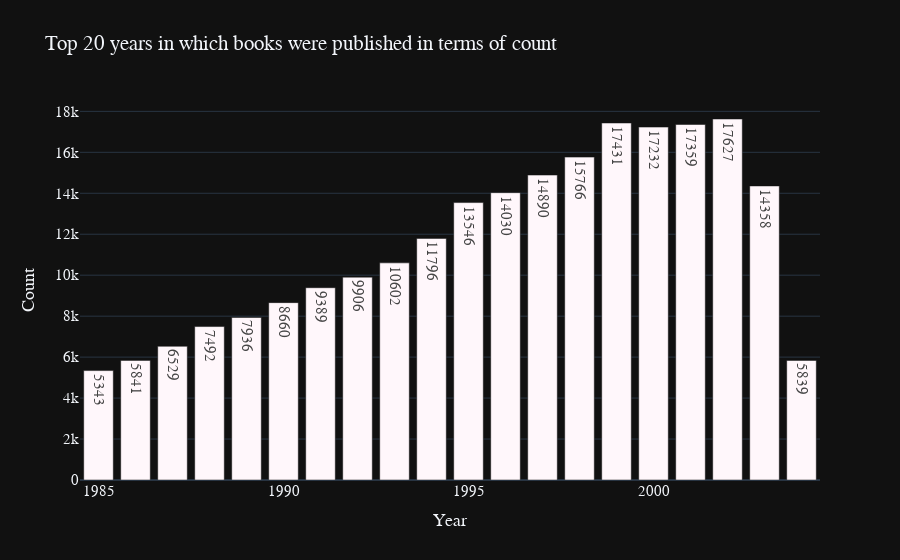

The cell this chart's notebook holds for it:
### Code cell
plot_top20(books, \
           'Year-Of-Publication', 'Top 20 years in which books were published in terms of count', "Year", "Count")

### Figure 1 — Plotly figure (JSON) as saved in the notebook; plotly's stock layout.template omitted (floating-point values rounded to 4 significant figures)
{"data": [{"alignmentgroup": "True", "hovertemplate": "x=%{x}<br>y=%{y}<br>text=%{text}<extra></extra>", "legendgroup": "", "marker": {"color": "rgb(255,247,251)", "pattern": {"shape": ""}}, "name": "", "offsetgroup": "", "orientation": "v", "showlegend": false, "text": [17627, 17431, 17359, 17232, 15766, 14890, 14358, 14030, 13546, 11796, 10602, 9906, 9389, 8660, 7936, 7492, 6529, 5841, 5839, 5343], "textposition": "auto", "type": "bar", "x": [2002, 1999, 2001, 2000, 1998, 1997, 2003, 1996, 1995, 1994, 1993, 1992, 1991, 1990, 1989, 1988, 1987, 1986, 2004, 1985], "xaxis": "x", "y": [17627, 17431, 17359, 17232, 15766, 14890, 14358, 14030, 13546, 11796, 10602, 9906, 9389, 8660, 7936, 7492, 6529, 5841, 5839, 5343], "yaxis": "y"}], "layout": {"barmode": "relative", "font": {"family": "Franklin Gothic", "size": 15}, "legend": {"tracegroupgap": 0}, "title": {"text": "Top 20 years in which books were published in terms of count"}, "xaxis": {"anchor": "y", "domain": [0, 1], "title": {"text": "Year"}}, "yaxis": {"anchor": "x", "domain": [0, 1], "title": {"text": "Count"}}}}
